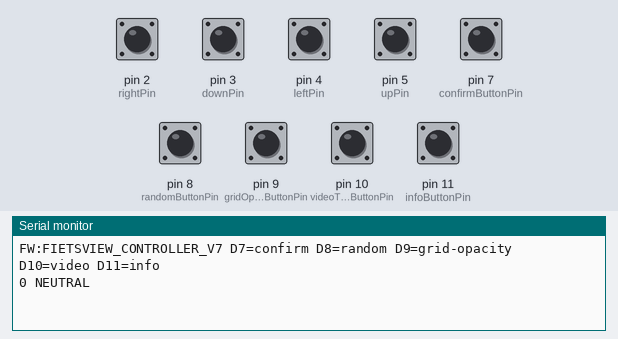
The sketch below on a simulated Arduino Uno, built with avr-gcc and run on an emulated ATmega328P. Shown: the last lines printed to the serial monitor. The inputs (shaded band) are chosen by the test bench; at power-on: pin 2 (rightPin), pin 3 (downPin), pin 4 (leftPin), pin 5 (upPin), pin 7 (confirmButtonPin), pin 8 (randomButtonPin), pin 9 (gridOpacityButtonPin), pin 10 (videoToggleButtonPin), pin 11 (infoButtonPin) HIGH.

Above: at 1.5 s.
1.6 s: pin 2 (rightPin) pulled LOW for 0.15 s
At 1.78 s:
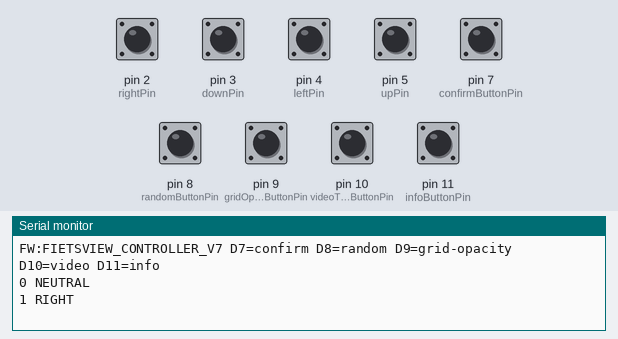
3.2 s: pin 3 (downPin) pulled LOW for 0.15 s
At 3.38 s:
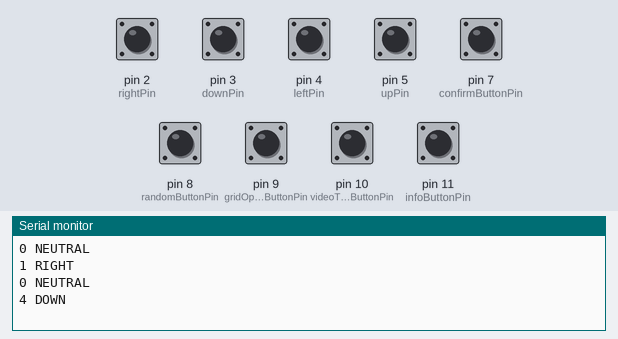
4.8 s: pin 4 (leftPin) pulled LOW for 0.15 s
At 4.98 s:
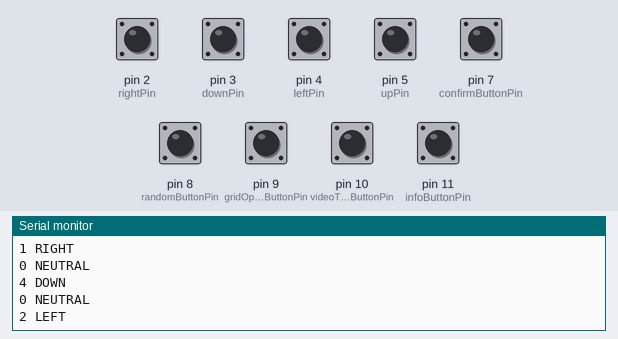
6.4 s: pin 5 (upPin) pulled LOW for 0.15 s
At 6.58 s:
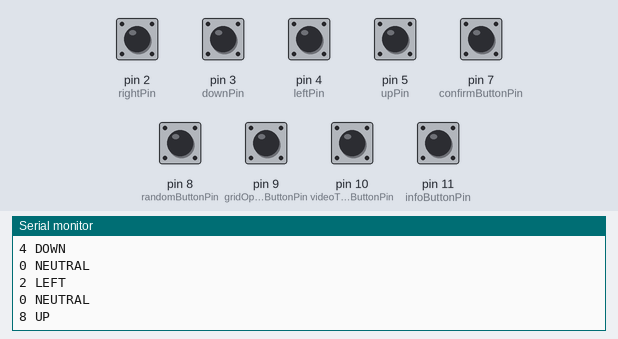
8.0 s: pin 7 (confirmButtonPin) pulled LOW for 0.15 s
At 8.8 s:
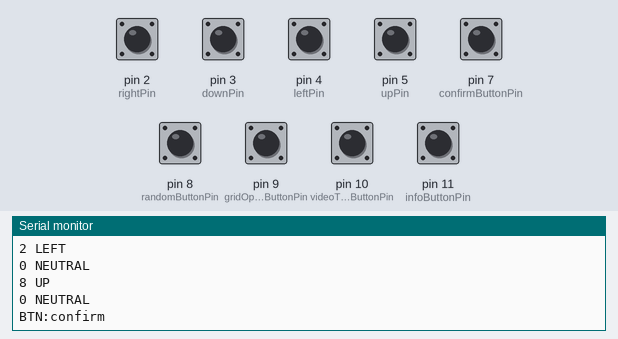
9.6 s: pin 8 (randomButtonPin) pulled LOW for 0.15 s
At 10.0 s:
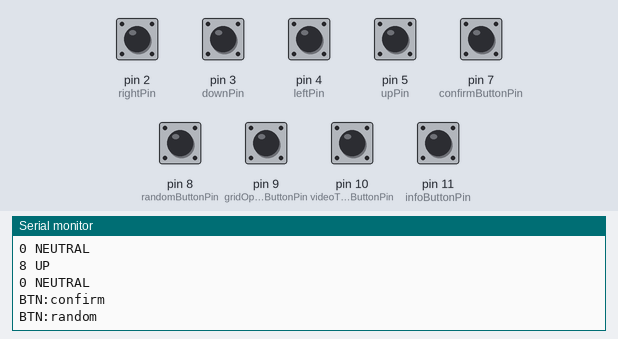

The sketch:

fietsview-controller.ino
```cpp
const int upPin = 5;
const int downPin = 3;
const int leftPin = 4;
const int rightPin = 2;
const int confirmButtonPin = 7;
const int randomButtonPin = 8;
const int gridOpacityButtonPin = 9;
const int videoToggleButtonPin = 10;
const int infoButtonPin = 11;

const unsigned long buttonDebounceMs = 8;
const unsigned long buttonPressLockoutMs = 120;
const unsigned long directionDebounceMs = 45;

int lastDirectionReading = -1;
int stableDirectionState = -1;
unsigned long lastDirectionChangeMs = 0;
bool lastConfirmReading = HIGH;
bool stableConfirmState = HIGH;
unsigned long lastConfirmChangeMs = 0;
unsigned long lastConfirmPressMs = 0;
bool lastRandomReading = HIGH;
bool stableRandomState = HIGH;
unsigned long lastRandomChangeMs = 0;
unsigned long lastRandomPressMs = 0;
bool lastVideoToggleReading = HIGH;
bool stableVideoToggleState = HIGH;
unsigned long lastVideoToggleChangeMs = 0;
unsigned long lastVideoTogglePressMs = 0;
bool lastGridOpacityReading = HIGH;
bool stableGridOpacityState = HIGH;
unsigned long lastGridOpacityChangeMs = 0;
unsigned long lastGridOpacityPressMs = 0;
bool lastInfoReading = HIGH;
bool stableInfoState = HIGH;
unsigned long lastInfoChangeMs = 0;
unsigned long lastInfoPressMs = 0;

const char* dirName(int state) {
  switch (state) {
    case 0b1000: return "UP";
    case 0b0100: return "DOWN";
    case 0b0010: return "LEFT";
    case 0b0001: return "RIGHT";
    case 0b1001: return "UP-RIGHT";
    case 0b1010: return "UP-LEFT";
    case 0b0101: return "DOWN-RIGHT";
    case 0b0110: return "DOWN-LEFT";
    case 0b0000: return "NEUTRAL";
    default:     return "INVALID";
  }
}

void setup() {
  pinMode(upPin, INPUT_PULLUP);
  pinMode(downPin, INPUT_PULLUP);
  pinMode(leftPin, INPUT_PULLUP);
  pinMode(rightPin, INPUT_PULLUP);
  pinMode(confirmButtonPin, INPUT_PULLUP);
  pinMode(randomButtonPin, INPUT_PULLUP);
  pinMode(videoToggleButtonPin, INPUT_PULLUP);
  pinMode(gridOpacityButtonPin, INPUT_PULLUP);
  pinMode(infoButtonPin, INPUT_PULLUP);
  Serial.begin(9600);
  delay(300);
  Serial.println("FW:FIETSVIEW_CONTROLLER_V7 D7=confirm D8=random D9=grid-opacity D10=video D11=info");
}

void loop() {
  bool u = digitalRead(upPin) == LOW;
  bool d = digitalRead(downPin) == LOW;
  bool l = digitalRead(leftPin) == LOW;
  bool r = digitalRead(rightPin) == LOW;

  int directionState = (u << 3) | (d << 2) | (l << 1) | r;
  if (directionState != lastDirectionReading) {
    lastDirectionChangeMs = millis();
    lastDirectionReading = directionState;
  }

  if (millis() - lastDirectionChangeMs > directionDebounceMs && directionState != stableDirectionState) {
    stableDirectionState = directionState;
    Serial.print(stableDirectionState);
    Serial.print(" ");
    Serial.println(dirName(stableDirectionState));
  }

  handleButton(confirmButtonPin, lastConfirmReading, stableConfirmState, lastConfirmChangeMs, lastConfirmPressMs, "BTN:confirm");
  handleButton(randomButtonPin, lastRandomReading, stableRandomState, lastRandomChangeMs, lastRandomPressMs, "BTN:random");
  handleButton(videoToggleButtonPin, lastVideoToggleReading, stableVideoToggleState, lastVideoToggleChangeMs, lastVideoTogglePressMs, "BTN:video");
  handleButton(gridOpacityButtonPin, lastGridOpacityReading, stableGridOpacityState, lastGridOpacityChangeMs, lastGridOpacityPressMs, "BTN:grid-opacity");
  handleButton(infoButtonPin, lastInfoReading, stableInfoState, lastInfoChangeMs, lastInfoPressMs, "BTN:info");

  delay(5);
}

void handleButton(
  int pin,
  bool &lastReading,
  bool &stableState,
  unsigned long &lastChangeMs,
  unsigned long &lastPressMs,
  const char *message
) {
  bool reading = digitalRead(pin);

  if (reading != lastReading) {
    lastChangeMs = millis();
    lastReading = reading;
  }

  if (millis() - lastChangeMs > buttonDebounceMs && reading != stableState) {
    stableState = reading;
    if (stableState == LOW) {
      unsigned long nowMs = millis();
      if (lastPressMs == 0 || nowMs - lastPressMs >= buttonPressLockoutMs) {
        lastPressMs = nowMs;
        Serial.println(message);
      }
    }
  }
}
```

Measured:
- after the input at 1.6 s, the serial monitor: prints a new line after 0.05 s (image 1)
- after the input at 3.2 s, the serial monitor: prints a new line after 0.05 s (image 2)
- after the input at 4.8 s, the serial monitor: prints a new line after 0.05 s (image 3)
- after the input at 6.4 s, the serial monitor: prints a new line after 0.05 s (image 4)
- after the input at 8.0 s, the serial monitor: prints a new line at once (image 5)
- after the input at 9.6 s, the serial monitor: prints a new line at once (image 6)
